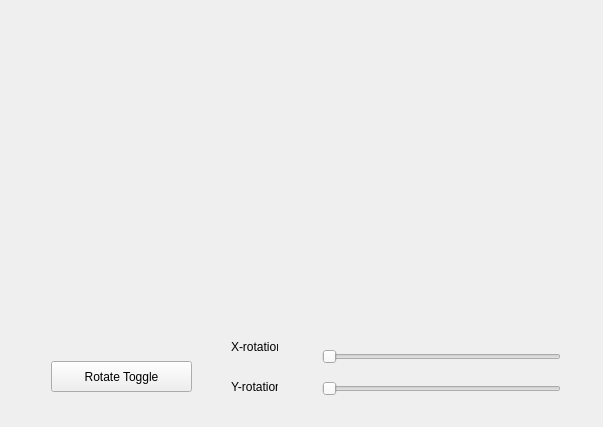
<?xml version="1.0" encoding="UTF-8"?>
<ui version="4.0">
 <class>MainWindow</class>
 <widget class="QMainWindow" name="MainWindow">
  <property name="windowModality">
   <enum>Qt::ApplicationModal</enum>
  </property>
  <property name="geometry">
   <rect>
    <x>0</x>
    <y>0</y>
    <width>603</width>
    <height>427</height>
   </rect>
  </property>
  <property name="windowTitle">
   <string>OpenGL</string>
  </property>
  <widget class="QWidget" name="centralWidget">
   <layout class="QHBoxLayout" name="horizontalLayout">
    <item>
     <widget class="GLWidget" name="widget" native="true">
      <property name="sizePolicy">
       <sizepolicy hsizetype="Expanding" vsizetype="Preferred">
        <horstretch>0</horstretch>
        <verstretch>0</verstretch>
       </sizepolicy>
      </property>
      <property name="mouseTracking">
       <bool>true</bool>
      </property>
      <widget class="QPushButton" name="Rotate">
       <property name="geometry">
        <rect>
         <x>40</x>
         <y>350</y>
         <width>141</width>
         <height>31</height>
        </rect>
       </property>
       <property name="sizePolicy">
        <sizepolicy hsizetype="Expanding" vsizetype="Expanding">
         <horstretch>0</horstretch>
         <verstretch>0</verstretch>
        </sizepolicy>
       </property>
       <property name="text">
        <string>Rotate Toggle</string>
       </property>
      </widget>
      <widget class="QWidget" name="layoutWidget">
       <property name="geometry">
        <rect>
         <x>300</x>
         <y>321</y>
         <width>261</width>
         <height>81</height>
        </rect>
       </property>
       <layout class="QVBoxLayout" name="verticalLayout_2">
        <item>
         <widget class="QSlider" name="xSlider">
          <property name="sizePolicy">
           <sizepolicy hsizetype="Expanding" vsizetype="Expanding">
            <horstretch>0</horstretch>
            <verstretch>0</verstretch>
           </sizepolicy>
          </property>
          <property name="orientation">
           <enum>Qt::Horizontal</enum>
          </property>
         </widget>
        </item>
        <item>
         <widget class="QSlider" name="ySlider">
          <property name="sizePolicy">
           <sizepolicy hsizetype="Expanding" vsizetype="Expanding">
            <horstretch>0</horstretch>
            <verstretch>0</verstretch>
           </sizepolicy>
          </property>
          <property name="orientation">
           <enum>Qt::Horizontal</enum>
          </property>
         </widget>
        </item>
       </layout>
      </widget>
      <widget class="QLabel" name="label">
       <property name="geometry">
        <rect>
         <x>220</x>
         <y>330</y>
         <width>47</width>
         <height>12</height>
        </rect>
       </property>
       <property name="text">
        <string>X-rotation</string>
       </property>
      </widget>
      <widget class="QLabel" name="label_2">
       <property name="geometry">
        <rect>
         <x>220</x>
         <y>370</y>
         <width>47</width>
         <height>12</height>
        </rect>
       </property>
       <property name="text">
        <string>Y-rotation</string>
       </property>
      </widget>
     </widget>
    </item>
   </layout>
  </widget>
 </widget>
 <layoutdefault spacing="6" margin="11"/>
 <customwidgets>
  <customwidget>
   <class>GLWidget</class>
   <extends>QWidget</extends>
   <header>glwidget.h</header>
   <container>1</container>
   <slots>
    <slot>setXRotation(int)</slot>
    <slot>setYRotation(int)</slot>
   </slots>
  </customwidget>
 </customwidgets>
 <resources/>
 <connections>
  <connection>
   <sender>xSlider</sender>
   <signal>valueChanged(int)</signal>
   <receiver>widget</receiver>
   <slot>setXRotation(int)</slot>
   <hints>
    <hint type="sourcelabel">
     <x>388</x>
     <y>348</y>
    </hint>
    <hint type="destinationlabel">
     <x>353</x>
     <y>221</y>
    </hint>
   </hints>
  </connection>
  <connection>
   <sender>ySlider</sender>
   <signal>valueChanged(int)</signal>
   <receiver>widget</receiver>
   <slot>setYRotation(int)</slot>
   <hints>
    <hint type="sourcelabel">
     <x>454</x>
     <y>391</y>
    </hint>
    <hint type="destinationlabel">
     <x>413</x>
     <y>223</y>
    </hint>
   </hints>
  </connection>
 </connections>
</ui>
